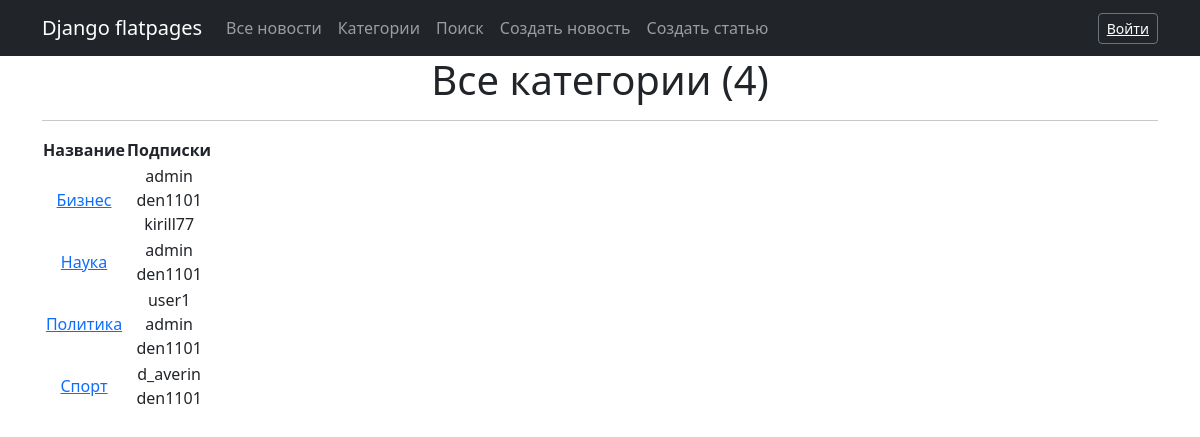
The app's page /news/categories/ with its own data.
### news/models.py (models this page shows, shortened)
class Category(models.Model):
    name = models.CharField(max_length=64, unique=True)
    subscribers = models.ManyToManyField(User)  # related_name='categories'

### news/views.py (the view)
# urls.py: path('categories/', CategoriesList.as_view(), name='categories_list'),
class CategoriesList(ListView):
    model = Category
    ordering = 'name'
    template_name = 'categories.html'
    context_object_name = 'categories'

### templates/categories.html (shortened to what this page needs)
{% extends 'flatpages/default.html' %}
{% block content %}
   <h1>Все категории ({{ categories|length }})</h1>
   <hr>
   {% if categories %}
       <table>
           <tr>
               <td><b>Название</b></td>
               <td><b>Подписки</b></td>
           </tr>
           {% for category in categories %}
           <tr>
               <td><a href="{% url 'categories_filter' category.pk %}">{{ category.name }}</a></td>
               <td>{% for subscribers in category.subscribers.all %}{{ subscribers }}<br/>{% endfor %}</td>
           </tr>
           {% endfor %}
       </table>
   {% else %}
       <h2>Категорий нет!</h2>
   {% endif %}
{% endblock content %}

### records on screen
Category: name "Бизнес"
Category: name "Наука"
Category: name "Политика"
Category: name "Спорт"

### other values on screen
{{ categories|length }} "4"
{{ subscribers }} "admin"
{{ subscribers }} "den1101"
{{ subscribers }} "kirill77"
{{ subscribers }} "user1"
{{ subscribers }} "d_averin"
